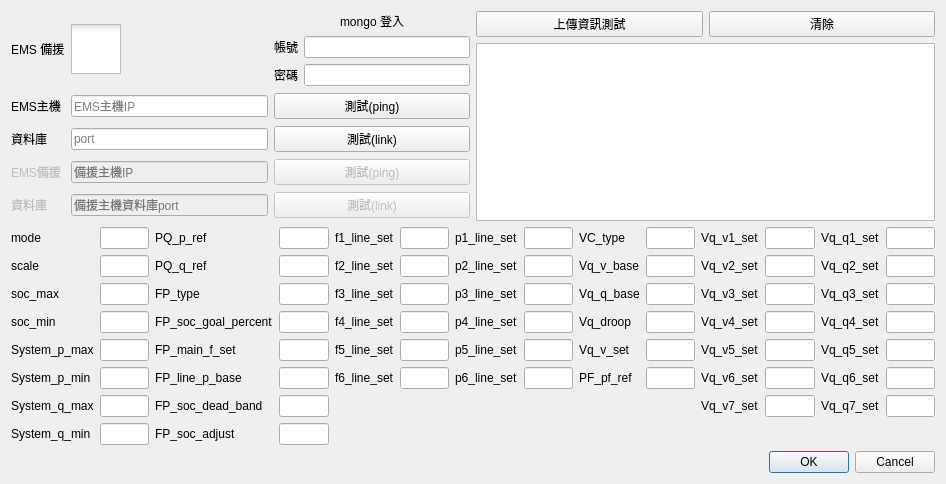
<?xml version="1.0" encoding="UTF-8"?>
<ui version="4.0">
 <class>EMSLink</class>
 <widget class="QDialog" name="EMSLink">
  <property name="geometry">
   <rect>
    <x>0</x>
    <y>0</y>
    <width>946</width>
    <height>484</height>
   </rect>
  </property>
  <property name="windowTitle">
   <string>Dialog</string>
  </property>
  <layout class="QGridLayout" name="gridLayout_5">
   <item row="0" column="0">
    <layout class="QGridLayout" name="gridLayout">
     <item row="3" column="0">
      <widget class="QLabel" name="label_3">
       <property name="enabled">
        <bool>false</bool>
       </property>
       <property name="text">
        <string>EMS備援</string>
       </property>
      </widget>
     </item>
     <item row="1" column="1">
      <widget class="QLineEdit" name="lineEdit">
       <property name="text">
        <string/>
       </property>
       <property name="placeholderText">
        <string>EMS主機IP</string>
       </property>
      </widget>
     </item>
     <item row="0" column="1">
      <widget class="QCheckBox" name="checkBox">
       <property name="styleSheet">
        <string notr="true">QCheckBox::indicator{
	width: 50px;
	height:50px;
}
QCheckBox::indicator:checked{
	image:url(&quot;./img/switch-on.png&quot;)
}
QCheckBox::indicator:unchecked{
	image:url(&quot;./img/switch-off.png&quot;)
}</string>
       </property>
       <property name="text">
        <string/>
       </property>
      </widget>
     </item>
     <item row="3" column="2">
      <widget class="QPushButton" name="pushButton_2">
       <property name="enabled">
        <bool>false</bool>
       </property>
       <property name="text">
        <string>測試(ping)</string>
       </property>
      </widget>
     </item>
     <item row="0" column="0">
      <widget class="QLabel" name="label">
       <property name="text">
        <string>EMS 備援</string>
       </property>
      </widget>
     </item>
     <item row="2" column="2">
      <widget class="QPushButton" name="pushButton_3">
       <property name="text">
        <string>測試(link)</string>
       </property>
      </widget>
     </item>
     <item row="2" column="0">
      <widget class="QLabel" name="label_4">
       <property name="text">
        <string>資料庫</string>
       </property>
      </widget>
     </item>
     <item row="2" column="1">
      <widget class="QLineEdit" name="lineEdit_3">
       <property name="text">
        <string/>
       </property>
       <property name="placeholderText">
        <string>port</string>
       </property>
      </widget>
     </item>
     <item row="4" column="0">
      <widget class="QLabel" name="label_5">
       <property name="enabled">
        <bool>false</bool>
       </property>
       <property name="text">
        <string>資料庫</string>
       </property>
      </widget>
     </item>
     <item row="1" column="2">
      <widget class="QPushButton" name="pushButton">
       <property name="text">
        <string>測試(ping)</string>
       </property>
      </widget>
     </item>
     <item row="1" column="0">
      <widget class="QLabel" name="label_2">
       <property name="text">
        <string>EMS主機</string>
       </property>
      </widget>
     </item>
     <item row="3" column="1">
      <widget class="QLineEdit" name="lineEdit_2">
       <property name="enabled">
        <bool>false</bool>
       </property>
       <property name="toolTipDuration">
        <number>-4</number>
       </property>
       <property name="text">
        <string/>
       </property>
       <property name="readOnly">
        <bool>false</bool>
       </property>
       <property name="placeholderText">
        <string>備援主機IP</string>
       </property>
      </widget>
     </item>
     <item row="4" column="1">
      <widget class="QLineEdit" name="lineEdit_4">
       <property name="enabled">
        <bool>false</bool>
       </property>
       <property name="text">
        <string/>
       </property>
       <property name="placeholderText">
        <string>備援主機資料庫port</string>
       </property>
      </widget>
     </item>
     <item row="4" column="2">
      <widget class="QPushButton" name="pushButton_6">
       <property name="enabled">
        <bool>false</bool>
       </property>
       <property name="text">
        <string>測試(link)</string>
       </property>
      </widget>
     </item>
     <item row="0" column="2">
      <layout class="QVBoxLayout" name="verticalLayout_2">
       <item>
        <widget class="QLabel" name="label_8">
         <property name="text">
          <string>mongo 登入</string>
         </property>
         <property name="alignment">
          <set>Qt::AlignCenter</set>
         </property>
        </widget>
       </item>
       <item>
        <layout class="QGridLayout" name="gridLayout_3">
         <item row="0" column="0">
          <widget class="QLabel" name="label_6">
           <property name="text">
            <string>帳號</string>
           </property>
          </widget>
         </item>
         <item row="1" column="0">
          <widget class="QLabel" name="label_7">
           <property name="text">
            <string>密碼</string>
           </property>
          </widget>
         </item>
         <item row="0" column="1">
          <widget class="QLineEdit" name="lineEdit_5">
           <property name="text">
            <string/>
           </property>
           <property name="echoMode">
            <enum>QLineEdit::Normal</enum>
           </property>
          </widget>
         </item>
         <item row="1" column="1">
          <widget class="QLineEdit" name="lineEdit_6">
           <property name="text">
            <string/>
           </property>
           <property name="echoMode">
            <enum>QLineEdit::Password</enum>
           </property>
          </widget>
         </item>
        </layout>
       </item>
      </layout>
     </item>
    </layout>
   </item>
   <item row="0" column="1">
    <layout class="QGridLayout" name="gridLayout_2">
     <item row="0" column="0">
      <widget class="QPushButton" name="pushButton_4">
       <property name="text">
        <string>上傳資訊測試</string>
       </property>
      </widget>
     </item>
     <item row="0" column="1">
      <widget class="QPushButton" name="pushButton_5">
       <property name="text">
        <string>清除</string>
       </property>
      </widget>
     </item>
     <item row="1" column="0" colspan="2">
      <widget class="QTextEdit" name="textEdit"/>
     </item>
    </layout>
   </item>
   <item row="1" column="0" colspan="2">
    <layout class="QGridLayout" name="gridLayout_4">
     <item row="4" column="4">
      <widget class="QLabel" name="label_26">
       <property name="text">
        <string>f5_line_set</string>
       </property>
      </widget>
     </item>
     <item row="2" column="4">
      <widget class="QLabel" name="label_24">
       <property name="text">
        <string>f3_line_set</string>
       </property>
      </widget>
     </item>
     <item row="1" column="7">
      <widget class="QLineEdit" name="lineEdit_27">
       <property name="alignment">
        <set>Qt::AlignCenter</set>
       </property>
      </widget>
     </item>
     <item row="3" column="6">
      <widget class="QLabel" name="label_31">
       <property name="text">
        <string>p4_line_set</string>
       </property>
      </widget>
     </item>
     <item row="4" column="3">
      <widget class="QLineEdit" name="lineEdit_19">
       <property name="alignment">
        <set>Qt::AlignCenter</set>
       </property>
      </widget>
     </item>
     <item row="1" column="10">
      <widget class="QLabel" name="label_43">
       <property name="text">
        <string>Vq_v2_set</string>
       </property>
      </widget>
     </item>
     <item row="2" column="9">
      <widget class="QLineEdit" name="lineEdit_37">
       <property name="alignment">
        <set>Qt::AlignCenter</set>
       </property>
      </widget>
     </item>
     <item row="1" column="4">
      <widget class="QLabel" name="label_23">
       <property name="text">
        <string>f2_line_set</string>
       </property>
      </widget>
     </item>
     <item row="3" column="9">
      <widget class="QLineEdit" name="lineEdit_38">
       <property name="alignment">
        <set>Qt::AlignCenter</set>
       </property>
      </widget>
     </item>
     <item row="0" column="3">
      <widget class="QLineEdit" name="lineEdit_15">
       <property name="alignment">
        <set>Qt::AlignCenter</set>
       </property>
      </widget>
     </item>
     <item row="1" column="9">
      <widget class="QLineEdit" name="lineEdit_36">
       <property name="alignment">
        <set>Qt::AlignCenter</set>
       </property>
      </widget>
     </item>
     <item row="3" column="8">
      <widget class="QLabel" name="label_40">
       <property name="text">
        <string>Vq_droop</string>
       </property>
      </widget>
     </item>
     <item row="4" column="11">
      <widget class="QLineEdit" name="lineEdit_44">
       <property name="alignment">
        <set>Qt::AlignCenter</set>
       </property>
      </widget>
     </item>
     <item row="3" column="11">
      <widget class="QLineEdit" name="lineEdit_43">
       <property name="alignment">
        <set>Qt::AlignCenter</set>
       </property>
      </widget>
     </item>
     <item row="7" column="3">
      <widget class="QLineEdit" name="lineEdit_34">
       <property name="alignment">
        <set>Qt::AlignCenter</set>
       </property>
      </widget>
     </item>
     <item row="5" column="4">
      <widget class="QLabel" name="label_27">
       <property name="text">
        <string>f6_line_set</string>
       </property>
      </widget>
     </item>
     <item row="6" column="3">
      <widget class="QLineEdit" name="lineEdit_33">
       <property name="alignment">
        <set>Qt::AlignCenter</set>
       </property>
      </widget>
     </item>
     <item row="0" column="2">
      <widget class="QLabel" name="label_17">
       <property name="text">
        <string>PQ_p_ref</string>
       </property>
      </widget>
     </item>
     <item row="3" column="3">
      <widget class="QLineEdit" name="lineEdit_18">
       <property name="alignment">
        <set>Qt::AlignCenter</set>
       </property>
      </widget>
     </item>
     <item row="2" column="11">
      <widget class="QLineEdit" name="lineEdit_42">
       <property name="alignment">
        <set>Qt::AlignCenter</set>
       </property>
      </widget>
     </item>
     <item row="5" column="7">
      <widget class="QLineEdit" name="lineEdit_31">
       <property name="alignment">
        <set>Qt::AlignCenter</set>
       </property>
      </widget>
     </item>
     <item row="6" column="2">
      <widget class="QLabel" name="label_35">
       <property name="text">
        <string>FP_soc_dead_band</string>
       </property>
      </widget>
     </item>
     <item row="1" column="5">
      <widget class="QLineEdit" name="lineEdit_21">
       <property name="alignment">
        <set>Qt::AlignCenter</set>
       </property>
      </widget>
     </item>
     <item row="0" column="8">
      <widget class="QLabel" name="label_37">
       <property name="text">
        <string>VC_type</string>
       </property>
      </widget>
     </item>
     <item row="2" column="7">
      <widget class="QLineEdit" name="lineEdit_28">
       <property name="alignment">
        <set>Qt::AlignCenter</set>
       </property>
      </widget>
     </item>
     <item row="6" column="0">
      <widget class="QLabel" name="label_15">
       <property name="text">
        <string>System_q_max</string>
       </property>
      </widget>
     </item>
     <item row="2" column="8">
      <widget class="QLabel" name="label_39">
       <property name="text">
        <string>Vq_q_base</string>
       </property>
      </widget>
     </item>
     <item row="7" column="1">
      <widget class="QLineEdit" name="lineEdit_14">
       <property name="alignment">
        <set>Qt::AlignCenter</set>
       </property>
      </widget>
     </item>
     <item row="1" column="1">
      <widget class="QLineEdit" name="lineEdit_8">
       <property name="alignment">
        <set>Qt::AlignCenter</set>
       </property>
      </widget>
     </item>
     <item row="6" column="1">
      <widget class="QLineEdit" name="lineEdit_13">
       <property name="alignment">
        <set>Qt::AlignCenter</set>
       </property>
      </widget>
     </item>
     <item row="5" column="2">
      <widget class="QLabel" name="label_34">
       <property name="text">
        <string>FP_line_p_base</string>
       </property>
      </widget>
     </item>
     <item row="0" column="9">
      <widget class="QLineEdit" name="lineEdit_35">
       <property name="alignment">
        <set>Qt::AlignCenter</set>
       </property>
      </widget>
     </item>
     <item row="5" column="0">
      <widget class="QLabel" name="label_14">
       <property name="text">
        <string>System_p_min</string>
       </property>
      </widget>
     </item>
     <item row="3" column="5">
      <widget class="QLineEdit" name="lineEdit_23">
       <property name="alignment">
        <set>Qt::AlignCenter</set>
       </property>
      </widget>
     </item>
     <item row="3" column="2">
      <widget class="QLabel" name="label_20">
       <property name="text">
        <string>FP_soc_goal_percent</string>
       </property>
      </widget>
     </item>
     <item row="2" column="5">
      <widget class="QLineEdit" name="lineEdit_22">
       <property name="alignment">
        <set>Qt::AlignCenter</set>
       </property>
      </widget>
     </item>
     <item row="6" column="10">
      <widget class="QLabel" name="label_48">
       <property name="text">
        <string>Vq_v7_set</string>
       </property>
      </widget>
     </item>
     <item row="4" column="1">
      <widget class="QLineEdit" name="lineEdit_11">
       <property name="alignment">
        <set>Qt::AlignCenter</set>
       </property>
      </widget>
     </item>
     <item row="1" column="6">
      <widget class="QLabel" name="label_29">
       <property name="text">
        <string>p2_line_set</string>
       </property>
      </widget>
     </item>
     <item row="3" column="1">
      <widget class="QLineEdit" name="lineEdit_10">
       <property name="alignment">
        <set>Qt::AlignCenter</set>
       </property>
      </widget>
     </item>
     <item row="5" column="10">
      <widget class="QLabel" name="label_47">
       <property name="text">
        <string>Vq_v6_set</string>
       </property>
      </widget>
     </item>
     <item row="1" column="8">
      <widget class="QLabel" name="label_38">
       <property name="text">
        <string>Vq_v_base</string>
       </property>
      </widget>
     </item>
     <item row="4" column="7">
      <widget class="QLineEdit" name="lineEdit_30">
       <property name="alignment">
        <set>Qt::AlignCenter</set>
       </property>
      </widget>
     </item>
     <item row="0" column="6">
      <widget class="QLabel" name="label_28">
       <property name="text">
        <string>p1_line_set</string>
       </property>
      </widget>
     </item>
     <item row="0" column="11">
      <widget class="QLineEdit" name="lineEdit_40">
       <property name="alignment">
        <set>Qt::AlignCenter</set>
       </property>
      </widget>
     </item>
     <item row="0" column="7">
      <widget class="QLineEdit" name="lineEdit_26">
       <property name="alignment">
        <set>Qt::AlignCenter</set>
       </property>
      </widget>
     </item>
     <item row="5" column="3">
      <widget class="QLineEdit" name="lineEdit_32">
       <property name="alignment">
        <set>Qt::AlignCenter</set>
       </property>
      </widget>
     </item>
     <item row="2" column="10">
      <widget class="QLabel" name="label_44">
       <property name="text">
        <string>Vq_v3_set</string>
       </property>
      </widget>
     </item>
     <item row="2" column="3">
      <widget class="QLineEdit" name="lineEdit_17">
       <property name="alignment">
        <set>Qt::AlignCenter</set>
       </property>
      </widget>
     </item>
     <item row="0" column="4">
      <widget class="QLabel" name="label_22">
       <property name="text">
        <string>f1_line_set</string>
       </property>
      </widget>
     </item>
     <item row="2" column="1">
      <widget class="QLineEdit" name="lineEdit_9">
       <property name="alignment">
        <set>Qt::AlignCenter</set>
       </property>
      </widget>
     </item>
     <item row="4" column="10">
      <widget class="QLabel" name="label_46">
       <property name="text">
        <string>Vq_v5_set</string>
       </property>
      </widget>
     </item>
     <item row="5" column="11">
      <widget class="QLineEdit" name="lineEdit_45">
       <property name="alignment">
        <set>Qt::AlignCenter</set>
       </property>
      </widget>
     </item>
     <item row="0" column="0">
      <widget class="QLabel" name="label_9">
       <property name="text">
        <string>mode</string>
       </property>
      </widget>
     </item>
     <item row="1" column="11">
      <widget class="QLineEdit" name="lineEdit_41">
       <property name="alignment">
        <set>Qt::AlignCenter</set>
       </property>
      </widget>
     </item>
     <item row="4" column="5">
      <widget class="QLineEdit" name="lineEdit_24">
       <property name="alignment">
        <set>Qt::AlignCenter</set>
       </property>
      </widget>
     </item>
     <item row="0" column="10">
      <widget class="QLabel" name="label_42">
       <property name="text">
        <string>Vq_v1_set</string>
       </property>
      </widget>
     </item>
     <item row="3" column="7">
      <widget class="QLineEdit" name="lineEdit_29">
       <property name="alignment">
        <set>Qt::AlignCenter</set>
       </property>
      </widget>
     </item>
     <item row="0" column="12">
      <widget class="QLabel" name="label_49">
       <property name="text">
        <string>Vq_q1_set</string>
       </property>
      </widget>
     </item>
     <item row="3" column="4">
      <widget class="QLabel" name="label_25">
       <property name="text">
        <string>f4_line_set</string>
       </property>
      </widget>
     </item>
     <item row="4" column="0">
      <widget class="QLabel" name="label_13">
       <property name="text">
        <string>System_p_max</string>
       </property>
      </widget>
     </item>
     <item row="5" column="6">
      <widget class="QLabel" name="label_33">
       <property name="text">
        <string>p6_line_set</string>
       </property>
      </widget>
     </item>
     <item row="1" column="3">
      <widget class="QLineEdit" name="lineEdit_16">
       <property name="alignment">
        <set>Qt::AlignCenter</set>
       </property>
      </widget>
     </item>
     <item row="7" column="2">
      <widget class="QLabel" name="label_36">
       <property name="text">
        <string>FP_soc_adjust</string>
       </property>
      </widget>
     </item>
     <item row="7" column="0">
      <widget class="QLabel" name="label_16">
       <property name="text">
        <string>System_q_min</string>
       </property>
      </widget>
     </item>
     <item row="1" column="0">
      <widget class="QLabel" name="label_10">
       <property name="text">
        <string>scale</string>
       </property>
      </widget>
     </item>
     <item row="0" column="5">
      <widget class="QLineEdit" name="lineEdit_20">
       <property name="alignment">
        <set>Qt::AlignCenter</set>
       </property>
      </widget>
     </item>
     <item row="3" column="0">
      <widget class="QLabel" name="label_12">
       <property name="text">
        <string>soc_min</string>
       </property>
      </widget>
     </item>
     <item row="2" column="0">
      <widget class="QLabel" name="label_11">
       <property name="text">
        <string>soc_max</string>
       </property>
      </widget>
     </item>
     <item row="6" column="11">
      <widget class="QLineEdit" name="lineEdit_46">
       <property name="alignment">
        <set>Qt::AlignCenter</set>
       </property>
      </widget>
     </item>
     <item row="4" column="9">
      <widget class="QLineEdit" name="lineEdit_39">
       <property name="alignment">
        <set>Qt::AlignCenter</set>
       </property>
      </widget>
     </item>
     <item row="4" column="8">
      <widget class="QLabel" name="label_41">
       <property name="text">
        <string>Vq_v_set</string>
       </property>
      </widget>
     </item>
     <item row="4" column="2">
      <widget class="QLabel" name="label_21">
       <property name="text">
        <string>FP_main_f_set</string>
       </property>
      </widget>
     </item>
     <item row="5" column="1">
      <widget class="QLineEdit" name="lineEdit_12">
       <property name="alignment">
        <set>Qt::AlignCenter</set>
       </property>
      </widget>
     </item>
     <item row="5" column="5">
      <widget class="QLineEdit" name="lineEdit_25">
       <property name="alignment">
        <set>Qt::AlignCenter</set>
       </property>
      </widget>
     </item>
     <item row="2" column="6">
      <widget class="QLabel" name="label_30">
       <property name="text">
        <string>p3_line_set</string>
       </property>
      </widget>
     </item>
     <item row="3" column="10">
      <widget class="QLabel" name="label_45">
       <property name="text">
        <string>Vq_v4_set</string>
       </property>
      </widget>
     </item>
     <item row="2" column="2">
      <widget class="QLabel" name="label_19">
       <property name="text">
        <string>FP_type</string>
       </property>
      </widget>
     </item>
     <item row="1" column="2">
      <widget class="QLabel" name="label_18">
       <property name="text">
        <string>PQ_q_ref</string>
       </property>
      </widget>
     </item>
     <item row="4" column="6">
      <widget class="QLabel" name="label_32">
       <property name="text">
        <string>p5_line_set</string>
       </property>
      </widget>
     </item>
     <item row="0" column="1">
      <widget class="QLineEdit" name="lineEdit_7">
       <property name="alignment">
        <set>Qt::AlignCenter</set>
       </property>
      </widget>
     </item>
     <item row="0" column="13">
      <widget class="QLineEdit" name="lineEdit_47">
       <property name="alignment">
        <set>Qt::AlignCenter</set>
       </property>
      </widget>
     </item>
     <item row="1" column="12">
      <widget class="QLabel" name="label_50">
       <property name="text">
        <string>Vq_q2_set</string>
       </property>
      </widget>
     </item>
     <item row="1" column="13">
      <widget class="QLineEdit" name="lineEdit_48">
       <property name="alignment">
        <set>Qt::AlignCenter</set>
       </property>
      </widget>
     </item>
     <item row="2" column="12">
      <widget class="QLabel" name="label_51">
       <property name="text">
        <string>Vq_q3_set</string>
       </property>
      </widget>
     </item>
     <item row="3" column="12">
      <widget class="QLabel" name="label_52">
       <property name="text">
        <string>Vq_q4_set</string>
       </property>
      </widget>
     </item>
     <item row="4" column="12">
      <widget class="QLabel" name="label_53">
       <property name="text">
        <string>Vq_q5_set</string>
       </property>
      </widget>
     </item>
     <item row="5" column="12">
      <widget class="QLabel" name="label_54">
       <property name="text">
        <string>Vq_q6_set</string>
       </property>
      </widget>
     </item>
     <item row="6" column="12">
      <widget class="QLabel" name="label_55">
       <property name="text">
        <string>Vq_q7_set</string>
       </property>
      </widget>
     </item>
     <item row="2" column="13">
      <widget class="QLineEdit" name="lineEdit_49">
       <property name="alignment">
        <set>Qt::AlignCenter</set>
       </property>
      </widget>
     </item>
     <item row="3" column="13">
      <widget class="QLineEdit" name="lineEdit_50">
       <property name="alignment">
        <set>Qt::AlignCenter</set>
       </property>
      </widget>
     </item>
     <item row="4" column="13">
      <widget class="QLineEdit" name="lineEdit_51">
       <property name="alignment">
        <set>Qt::AlignCenter</set>
       </property>
      </widget>
     </item>
     <item row="5" column="13">
      <widget class="QLineEdit" name="lineEdit_52">
       <property name="alignment">
        <set>Qt::AlignCenter</set>
       </property>
      </widget>
     </item>
     <item row="6" column="13">
      <widget class="QLineEdit" name="lineEdit_53">
       <property name="alignment">
        <set>Qt::AlignCenter</set>
       </property>
      </widget>
     </item>
     <item row="5" column="8">
      <widget class="QLabel" name="label_56">
       <property name="text">
        <string>PF_pf_ref</string>
       </property>
      </widget>
     </item>
     <item row="5" column="9">
      <widget class="QLineEdit" name="lineEdit_54">
       <property name="alignment">
        <set>Qt::AlignCenter</set>
       </property>
      </widget>
     </item>
    </layout>
   </item>
   <item row="2" column="1">
    <widget class="QDialogButtonBox" name="buttonBox">
     <property name="orientation">
      <enum>Qt::Horizontal</enum>
     </property>
     <property name="standardButtons">
      <set>QDialogButtonBox::Cancel|QDialogButtonBox::Ok</set>
     </property>
    </widget>
   </item>
  </layout>
 </widget>
 <resources/>
 <connections>
  <connection>
   <sender>buttonBox</sender>
   <signal>accepted()</signal>
   <receiver>EMSLink</receiver>
   <slot>accept()</slot>
   <hints>
    <hint type="sourcelabel">
     <x>248</x>
     <y>254</y>
    </hint>
    <hint type="destinationlabel">
     <x>157</x>
     <y>274</y>
    </hint>
   </hints>
  </connection>
  <connection>
   <sender>buttonBox</sender>
   <signal>rejected()</signal>
   <receiver>EMSLink</receiver>
   <slot>reject()</slot>
   <hints>
    <hint type="sourcelabel">
     <x>316</x>
     <y>260</y>
    </hint>
    <hint type="destinationlabel">
     <x>286</x>
     <y>274</y>
    </hint>
   </hints>
  </connection>
 </connections>
</ui>
